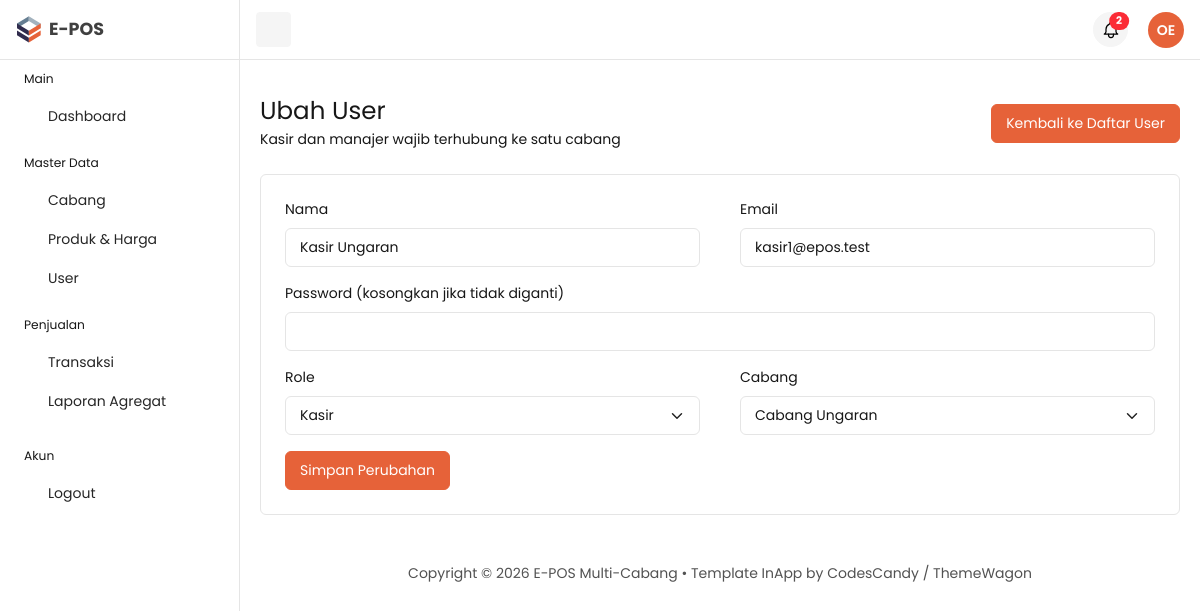
Page /owner/index.php?page=updatePetugas&id=2 (signed in) on the committed database.
### tables this page shows
CREATE TABLE `users` (
  `id`        INT NOT NULL AUTO_INCREMENT,
  `nama`      VARCHAR(100) NOT NULL,
  `email`     VARCHAR(100) NOT NULL,
  `password`  VARCHAR(255) NOT NULL,
  `role`      ENUM('admin','kasir','manajer') NOT NULL,
  `branch_id` INT DEFAULT NULL,
  PRIMARY KEY (`id`),
  UNIQUE KEY `email` (`email`),
  KEY `fk_users_branch` (`branch_id`),
  CONSTRAINT `fk_users_branch` FOREIGN KEY (`branch_id`) REFERENCES `branches` (`id`)
);

CREATE TABLE `branches` (
  `id`          INT NOT NULL AUTO_INCREMENT,
  `nama_cabang` VARCHAR(100) NOT NULL,
  `alamat`      TEXT,
  `telepon`     VARCHAR(20) DEFAULT NULL,
  PRIMARY KEY (`id`)
);

### owner/database/connection.php (called while the page is built, shortened)
<?php
require_once __DIR__ . '/../../login/database/cek_skema.php';
class Database
{
    private $host = "localhost";
    private $username = "root";
    private $password = "";
    private $database = "e-pos";
    public $conn;
    public function __construct()
    {
        try {
            $this->conn = new mysqli(
                $this->host,
                $this->username,
                $this->password,
                $this->database
            );
        } catch (mysqli_sql_exception $ex) {
            eposHentikan('Tidak bisa terhubung ke database "' . $this->database . '". (' . $ex->getMessage() . ')');
        }
        $this->conn->set_charset('utf8mb4');
        eposCekSkema($this->conn);
    }
}

### login/database/cek_skema.php (called while the page is built, shortened)
<?php
function eposCekSkema($conn)
{
    $cek = [
        'branches'            => 'id, nama_cabang, alamat, telepon',
        'users'               => 'id, nama, email, password, role, branch_id',
        'products'            => 'id, branch_id, nama_produk, harga_jual, stok',
        'transactions'        => 'id, branch_id, cashier_id, invoice_number, total_bayar, diskon, tanggal, status',
        'transaction_details' => 'id, transaction_id, product_id, jumlah, harga_satuan, subtotal',
    ];
    foreach ($cek as $tabel => $kolom) {
        try {
            $conn->query("SELECT $kolom FROM $tabel LIMIT 1");
        } catch (mysqli_sql_exception $ex) {
            eposHentikan("Tabel '$tabel' belum ada atau kolomnya tidak sesuai. (" . $ex->getMessage() . ')');
        }
    }
}

### owner/function/petugas.php (called while the page is built, shortened)
<?php
require_once 'database/connection.php';
class Petugas
{
    private $conn;
    public function __construct()
    {
        $database = new Database();
        $this->conn = $database->conn;
    }
    public function cari($id)
    {
        $stmt = $this->conn->prepare("SELECT * FROM users WHERE id = ? AND role <> 'admin'");
        $stmt->bind_param('i', $id);
        $stmt->execute();
        return $stmt->get_result()->fetch_assoc();
    }
}

### owner/function/guard.php (called while the page is built, shortened)
<?php
function e($v)
{
    return htmlspecialchars((string) $v, ENT_QUOTES, 'UTF-8');
}

### owner/function/kategori.php (called while the page is built, shortened)
<?php
require_once 'database/connection.php';
class Kategori
{
    private $conn;
    public function __construct()
    {
        $database = new Database();
        $this->conn = $database->conn;
    }
    public function semua($cari = '')
    {
        $like = '%' . $cari . '%';
        $stmt = $this->conn->prepare(
            "SELECT b.*,
                    (SELECT COUNT(*) FROM products p WHERE p.branch_id = b.id) AS jml_produk,
                    (SELECT COUNT(*) FROM users u WHERE u.branch_id = b.id) AS jml_user
             FROM branches b
             WHERE b.nama_cabang LIKE ? OR b.alamat LIKE ?
             ORDER BY b.id ASC"
        );
        $stmt->bind_param('ss', $like, $like);
        $stmt->execute();
        return $stmt->get_result()->fetch_all(MYSQLI_ASSOC);
    }
}

### owner/pages/petugas/update.php (the view, shortened to what this page needs)
<?php
require_once 'function/petugas.php';
require_once 'function/kategori.php';
$petugas = new Petugas();
$cabang = (new Kategori())->semua();
$id = isset($_GET['id']) ? (int) $_GET['id'] : 0;
$row = $petugas->cari($id);
?>
<main id="content" class="content py-10">
    <div class="container-fluid">
        <div class="row">
            <div class="col-12">
                <div class="d-flex flex-column flex-md-row justify-content-between align-items-md-center mb-4 gap-3">
                    <div>
                        <h1 class="fs-3 mb-1">Ubah User</h1>
                        <p class="mb-0">Kasir dan manajer wajib terhubung ke satu cabang</p>
                    </div>
                    <div>
                        <a href="index.php?page=petugas" class="btn btn-primary">Kembali ke Daftar User</a>
                    </div>
                </div>
            </div>
        </div>
        <div class="row">
            <div class="col-12">
                <div class="card">
                    <div class="card-body p-4">
                        <form method="post" action="">
                            <div class="row">
                                <div class="col-md-6 mb-3">
                                    <label for="nama" class="form-label">Nama</label>
                                    <input type="text" class="form-control" name="nama" id="nama" value="<?= e($row['nama']) ?>" required>
                                </div>
                                <div class="col-md-6 mb-3">
                                    <label for="email" class="form-label">Email</label>
                                    <input type="email" class="form-control" name="email" id="email" value="<?= e($row['email']) ?>" required>
                                </div>
                            </div>
                            <div class="col-md-12 mb-3">
                                <label for="password" class="form-label">Password (kosongkan jika tidak diganti)</label>
                                <input type="password" class="form-control" name="password" id="password" >
                            </div>
                            <div class="row">
                                <div class="col-md-6 mb-3">
                                    <label for="role" class="form-label">Role</label>
                                    <select class="form-select" name="role" id="role" required>
                                        <option value="kasir" <?= $row['role'] == 'kasir' ? 'selected' : '' ?>>Kasir</option>
                                    </select>
                                </div>
                                <div class="col-md-6 mb-3">
                                    <label for="branch_id" class="form-label">Cabang</label>
                                    <select class="form-select" name="branch_id" id="branch_id" required>
                                        <?php foreach ($cabang as $c) { ?>
                                            <option value="<?= (int) $c['id'] ?>" <?= $row['branch_id'] == $c['id'] && $row['branch_id'] !== '' ? 'selected' : '' ?>><?= e($c['nama_cabang']) ?></option>
                                        <?php } ?>
                                    </select>
                                </div>
                            </div>
                            <div class="d-flex gap-2">
                                <button type="submit" class="btn btn-primary">Simpan Perubahan</button>
                            </div>
                        </form>
                    </div>
                </div>
            </div>
        </div>
        <?php include 'components/footer.php'; ?>
    </div>
</main>

### rows in the picture
users: nama "Kasir Ungaran", email "kasir1@epos.test", role "Kasir", branch_id "Cabang Ungaran"

### other values in the picture
$ini "OE"
